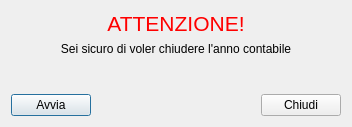
<?xml version="1.0" encoding="UTF-8"?>
<ui version="4.0">
 <class>chiudi_anno_contabile</class>
 <widget class="QDialog" name="chiudi_anno_contabile">
  <property name="geometry">
   <rect>
    <x>0</x>
    <y>0</y>
    <width>352</width>
    <height>127</height>
   </rect>
  </property>
  <property name="sizePolicy">
   <sizepolicy hsizetype="Fixed" vsizetype="Fixed">
    <horstretch>0</horstretch>
    <verstretch>0</verstretch>
   </sizepolicy>
  </property>
  <property name="minimumSize">
   <size>
    <width>352</width>
    <height>127</height>
   </size>
  </property>
  <property name="maximumSize">
   <size>
    <width>352</width>
    <height>127</height>
   </size>
  </property>
  <property name="sizeIncrement">
   <size>
    <width>352</width>
    <height>127</height>
   </size>
  </property>
  <property name="baseSize">
   <size>
    <width>352</width>
    <height>127</height>
   </size>
  </property>
  <property name="windowTitle">
   <string>Chiudi anno contabile</string>
  </property>
  <layout class="QGridLayout" name="gridLayout">
   <item row="0" column="0" colspan="3">
    <widget class="QLabel" name="label_2">
     <property name="text">
      <string>&lt;html&gt;&lt;head/&gt;&lt;body&gt;&lt;p align=&quot;center&quot;&gt;&lt;span style=&quot; font-size:16pt; color:#ff0000;&quot;&gt;ATTENZIONE!&lt;/span&gt;&lt;/p&gt;&lt;/body&gt;&lt;/html&gt;</string>
     </property>
    </widget>
   </item>
   <item row="1" column="0" colspan="3">
    <widget class="QLabel" name="label">
     <property name="text">
      <string>&lt;html&gt;&lt;head/&gt;&lt;body&gt;&lt;p align=&quot;center&quot;&gt;Sei sicuro di voler chiudere l'anno contabile&lt;/p&gt;&lt;/body&gt;&lt;/html&gt;</string>
     </property>
    </widget>
   </item>
   <item row="3" column="0">
    <widget class="QPushButton" name="avvia">
     <property name="text">
      <string>Avvia</string>
     </property>
     <property name="icon">
      <iconset resource="../fabaria.qrc">
       <normaloff>:/images/dialog-ok-apply.png</normaloff>:/images/dialog-ok-apply.png</iconset>
     </property>
    </widget>
   </item>
   <item row="3" column="1">
    <spacer name="horizontalSpacer">
     <property name="orientation">
      <enum>Qt::Horizontal</enum>
     </property>
     <property name="sizeHint" stdset="0">
      <size>
       <width>161</width>
       <height>20</height>
      </size>
     </property>
    </spacer>
   </item>
   <item row="3" column="2">
    <widget class="QPushButton" name="chiudi">
     <property name="text">
      <string>Chiudi</string>
     </property>
     <property name="icon">
      <iconset resource="../fabaria.qrc">
       <normaloff>:/images/dialog-close.png</normaloff>:/images/dialog-close.png</iconset>
     </property>
    </widget>
   </item>
   <item row="2" column="0" colspan="3">
    <widget class="QLabel" name="anno_con">
     <property name="font">
      <font>
       <pointsize>18</pointsize>
       <weight>75</weight>
       <bold>true</bold>
      </font>
     </property>
     <property name="text">
      <string/>
     </property>
    </widget>
   </item>
  </layout>
 </widget>
 <tabstops>
  <tabstop>avvia</tabstop>
  <tabstop>chiudi</tabstop>
 </tabstops>
 <resources>
  <include location="../fabaria.qrc"/>
 </resources>
 <connections/>
</ui>
